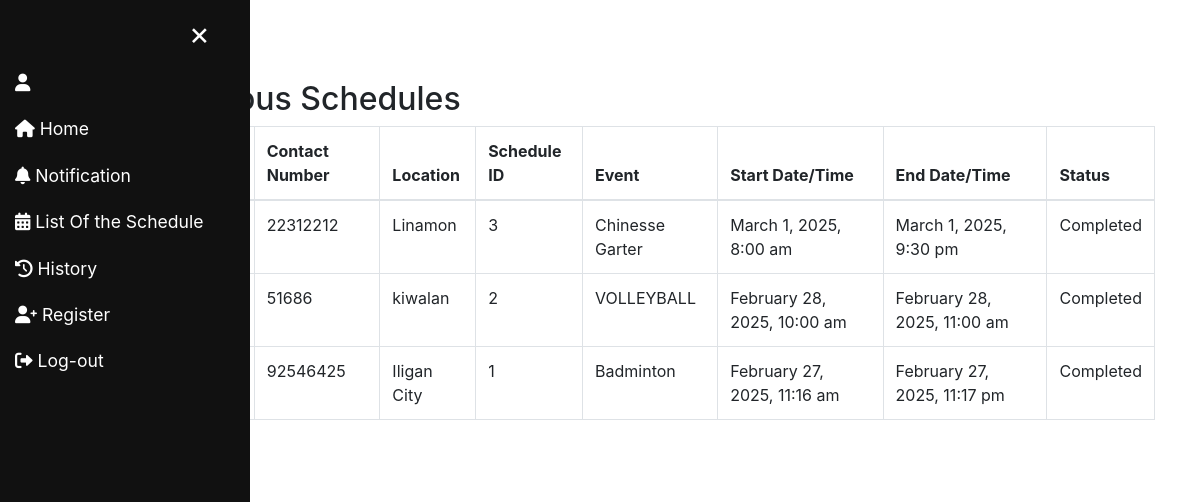
The page /history.php on the database its author committed.
### tables this page shows
CREATE TABLE `Clients` (
  `ClientID` bigint(20) NOT NULL AUTO_INCREMENT,
  `clients_name` text NOT NULL,
  `contact_number` bigint(20) NOT NULL,
  `location` varchar(100) NOT NULL,
  `ID` bigint(20) NOT NULL,
  PRIMARY KEY (`ClientID`),
  KEY `users_Clients` (`ID`),
  CONSTRAINT `users_Clients` FOREIGN KEY (`ID`) REFERENCES `users` (`ID`)
);

CREATE TABLE `Schedule` (
  `ScheduleID` bigint(20) NOT NULL AUTO_INCREMENT,
  `start_date_time` datetime NOT NULL,
  `end_date_time` datetime NOT NULL,
  `date_schedule` datetime NOT NULL,
  `EventID` bigint(20) NOT NULL,
  `StatusID` bigint(20) NOT NULL,
  PRIMARY KEY (`ScheduleID`),
  KEY `Events_Schedule` (`EventID`),
  KEY `Updated_Status_Schedule` (`StatusID`),
  CONSTRAINT `Events_Schedule` FOREIGN KEY (`EventID`) REFERENCES `Events` (`EventID`),
  CONSTRAINT `Updated_Status_Schedule` FOREIGN KEY (`StatusID`) REFERENCES `Updated_Status` (`StatusID`)
);

CREATE TABLE `Events` (
  `EventID` bigint(20) NOT NULL AUTO_INCREMENT,
  `Events_name` text NOT NULL,
  `ClientID` bigint(20) NOT NULL,
  PRIMARY KEY (`EventID`),
  KEY `Clients_Events` (`ClientID`),
  CONSTRAINT `Clients_Events` FOREIGN KEY (`ClientID`) REFERENCES `Clients` (`ClientID`)
);

### htdocs/history.php (the view, shortened to what this page needs)
<?php
include 'navigation.php';
$querySchedules = "SELECT c.ClientID, c.clients_name, c.contact_number, c.location,
                          s.ScheduleID, s.start_date_time, s.end_date_time,
                          e.Events_name, us.updated_status
                   FROM Clients c
                   JOIN Events e ON c.ClientID = e.ClientID
                   JOIN Schedule s ON e.EventID = s.EventID
                   JOIN Updated_Status us ON s.StatusID = us.StatusID
                   ORDER BY s.start_date_time DESC";
$resultSchedules = $conn->query($querySchedules);
?>
<!DOCTYPE html>
<html lang="en">
<head>
    <link rel="stylesheet" href="https://stackpath.bootstrapcdn.com/bootstrap/4.3.1/css/bootstrap.min.css">
</head>
<body>
    <div class="container mt-5">
        <h2>Clients Previous Schedules</h2>
        <table class="table table-bordered">
            <thead>
                <tr>
                    <th>Client ID</th>
                    <th>Client Name</th>
                    <th>Contact Number</th>
                    <th>Location</th>
                    <th>Schedule ID</th>
                    <th>Event</th>
                    <th>Start Date/Time</th>
                    <th>End Date/Time</th>
                    <th>Status</th>
                </tr>
            </thead>
            <tbody>
                <?php while($row = $resultSchedules->fetch_assoc()){ ?>
                <tr>
                    <td><?php echo htmlspecialchars($row['ClientID']); ?></td>
                    <td><?php echo htmlspecialchars($row['clients_name']); ?></td>
                    <td><?php echo htmlspecialchars($row['contact_number']); ?></td>
                    <td><?php echo htmlspecialchars($row['location']); ?></td>
                    <td><?php echo htmlspecialchars($row['ScheduleID']); ?></td>
                    <td><?php echo htmlspecialchars($row['Events_name']); ?></td>
                    <td><?php echo date("F j, Y, g:i a", strtotime($row['start_date_time'])); ?></td>
                    <td><?php echo date("F j, Y, g:i a", strtotime($row['end_date_time'])); ?></td>
                    <td><?php echo (strtolower($row['updated_status']) == 'cancelled' ? 'Cancelled' : 'Completed'); ?></td>
                </tr>
                <?php } ?>
            </tbody>
        </table>
        <a href="calendar.php" class="btn btn-secondary">Back to Calendar</a>
    </div>
</body>
</html>

### htdocs/navigation.php (shortened to what this page needs)
<?php
$username = '';
?>
<!DOCTYPE html>
<html lang="en">
<head>
    <link rel="stylesheet" href="https://cdnjs.cloudflare.com/ajax/libs/font-awesome/6.0.0-beta3/css/all.min.css">
    <link rel="stylesheet" href="https://stackpath.bootstrapcdn.com/bootstrap/4.3.1/css/bootstrap.min.css">
</head>
<body>
    <div id="hoverArea"></div>
    <div id="mySidebar" class="sidebar">
        <a href="javascript:void(0)" class="closebtn" onclick="closeNav()">&times;</a>
        <a href="#"><i class="fas fa-user"></i> <?php echo htmlspecialchars($username); ?></a>
        <a href="homepage.php"><i class="fas fa-home"></i> Home</a>
        <a href="notification.php">
            <i class="fas fa-bell"></i> Notification
        </a>
        <a href="schedule.php"><i class="fas fa-calendar-alt"></i> List Of the Schedule</a>
        <a href="history.php"><i class="fas fa-history"></i> History</a>
        <a href="register.php"><i class="fas fa-user-plus"></i> Register</a>
        <a href="log-out.php" id="logoutTrigger"><i class="fas fa-sign-out-alt"></i> Log-out</a>
    </div>
    <div id="main" class="main-content">
    </div>
</body>
</html>

### htdocs/navigation.php (style rules this page uses)
.sidebar { height: 100%; width: 0; position: fixed; z-index: 1001; top: 0; left: 0; background-color: #111; overflow-x: hidden; transition: 0.5s; padding-top: 60px; }
.sidebar a { padding: 10px 15px; text-decoration: none; font-size: 1.1rem; color: white; display: block; transition: 0.3s; }
.sidebar .closebtn { position: absolute; top: 0; right: 25px; font-size: 2rem; margin-left: 50px; }
#hoverArea { position: fixed; top: 0; left: 0; height: 100%; width: 20px; z-index: 1000; }
.main-content { transition: margin-left 0.5s; padding: 16px; margin-left: 0; }
.container { transition: margin-left 0.5s, width 0.5s; margin-left: 0; width: 100%; }

### rows shown on the page
clients: contact_number "22312212", location "Linamon", schedule.ScheduleID "3", events.Events_name "Chinesse Garter", schedule.start_date_time "March 1, 2025, 8:00 am", schedule.end_date_time "March 1, 2025, 9:30 pm"
clients: contact_number "51686", location "kiwalan", schedule.ScheduleID "2", events.Events_name "VOLLEYBALL", schedule.start_date_time "February 28, 2025, 10:00 am", schedule.end_date_time "February 28, 2025, 11:00 am"
clients: contact_number "92546425", location "Iligan City", schedule.ScheduleID "1", events.Events_name "Badminton", schedule.start_date_time "February 27, 2025, 11:16 am", schedule.end_date_time "February 27, 2025, 11:17 pm"
